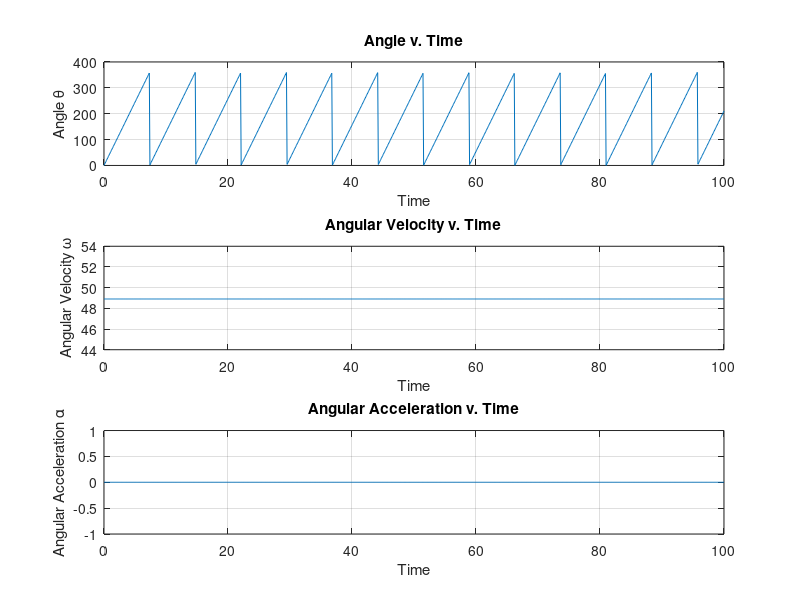

Reproduce this figure in MATLAB.
clear;
clc;
format long;

% MOMENT OF INERTIA FUNCTIONS ---------------------------------------------

% Moment of inertia
function I = I_func(t)
    M_cw = 50000;        % mass of countermass
    M_pay = 1000;        % mass of payload
    density = 1;         % linear density of cable (mass/length)
    lengthTotal = 1000;  % total length of cable
    r_cw = 1;            % radius of countermass
    r_pay = 1;           % radius of payload

    r = 10; % radius from countermass to center of mass

    % total mass of system
    M_tot = M_cw + M_pay + density*lengthTotal;

    % Length of spooled out cable (r+R)
    R_tot = (-M_pay + sqrt(M_pay^2 + 2*density*M_tot*r))/density;

    % Counterweight MOI
    I_cw = (4/3)*(M_cw + density*(lengthTotal - R_tot))*r_cw^2;

    % Extended wire MOI
    I_wire = (1/3)*density*R_tot.^3;

    % Payload MOI
    I_pay = M_pay*R_tot.^2 + (4/3)*M_pay*r_pay^2;

    % Total MOI about center of mass
    I = I_cw + I_wire + I_pay - M_tot*r.^2;
end

% Derivative of MOI using finite difference
function dI = dI_fun(t)
    dt = 1e-5;
    dI = (I_func(t+dt) - I_func(t-dt)) / (2 * dt);
end

% KINEMATICS --------------------------------------------------------------
L = 1e10; % Angular Momentum
% ΔL = T*Δt = I*Δw  % To determine change in Angular Momentum for future models

t_span = linspace(0, 100, 1000); % Time Span
initial_state = [0; L / I_func(0)]; % Initial angle and angular velocity

% Set Tolerances
rel_tol = 1e-3;
abs_tol = 1e-6;
ode_opts = odeset('RelTol', rel_tol, 'AbsTol', abs_tol); 

% System of ODEs
dynamics = @(t, y) [y(2); -(y(2) / I_func(t)) * dI_fun(t)];

% Solve ODE
[t, state] = ode45(dynamics, t_span, initial_state, ode_opts);

% Bounds Degrees from 0-359
state(:, 1) = mod(state(:, 1), 360);

% Extract Results
theta = state(:, 1);  % Angular position (theta)
omega = state(:, 2);  % Angular velocity (omega)
alpha = -(omega ./ I_func(t)) .* dI_fun(t);  % Angular acceleration (alpha)

% PLOTS -------------------------------------------------------------------
figure(1)
subplot(3,1,1);
plot(t, theta);
xlabel('Time');
ylabel('Angle \theta');
title('Angle v. Time');
grid on;

subplot(3,1,2);
plot(t, omega);
xlabel('Time');
ylabel('Angular Velocity \omega');
title('Angular Velocity v. Time');
grid on;

subplot(3,1,3);
plot(t, alpha);
xlabel('Time');
ylabel('Angular Acceleration \alpha');
title('Angular Acceleration v. Time');
grid on;
